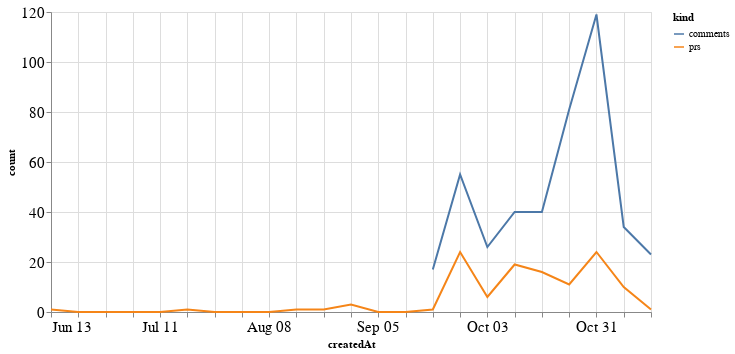

The cell this chart's notebook holds for it:
### Code cell
alt.Chart(total_time, width=600).mark_line().encode(
    x='createdAt',
    y='count',
    color='kind'
)

### Figure 1 — Vega-Lite specification as saved in the notebook (floating-point values rounded to 4 significant figures)
{"config": {"axisLeft": {"labelFontSize": 15}, "axisBottom": {"labelFontSize": 15}}, "data": {"name": "data-8211e014d500fe10c10ab8d77409b1a3"}, "mark": "line", "encoding": {"color": {"type": "nominal", "field": "kind"}, "x": {"type": "temporal", "field": "createdAt"}, "y": {"type": "quantitative", "field": "count"}}, "width": 600, "$schema": "https://vega.github.io/schema/vega-lite/v4.8.1.json", "datasets": {"data-8211e014d500fe10c10ab8d77409b1a3": [{"createdAt": "2021-06-13T00:00:00", "kind": "prs", "count": 1.0}, {"createdAt": "2021-06-20T00:00:00", "kind": "prs", "count": 0.0}, {"createdAt": "2021-06-27T00:00:00", "kind": "prs", "count": 0.0}, {"createdAt": "2021-07-04T00:00:00", "kind": "prs", "count": 0.0}, {"createdAt": "2021-07-11T00:00:00", "kind": "prs", "count": 0.0}, {"createdAt": "2021-07-18T00:00:00", "kind": "prs", "count": 1.0}, {"createdAt": "2021-07-25T00:00:00", "kind": "prs", "count": 0.0}, {"createdAt": "2021-08-01T00:00:00", "kind": "prs", "count": 0.0}, {"createdAt": "2021-08-08T00:00:00", "kind": "prs", "count": 0.0}, {"createdAt": "2021-08-15T00:00:00", "kind": "prs", "count": 1.0}, {"createdAt": "2021-08-22T00:00:00", "kind": "prs", "count": 1.0}, {"createdAt": "2021-08-29T00:00:00", "kind": "prs", "count": 3.0}, {"createdAt": "2021-09-05T00:00:00", "kind": "prs", "count": 0.0}, {"createdAt": "2021-09-12T00:00:00", "kind": "prs", "count": 0.0}, {"createdAt": "2021-09-19T00:00:00", "kind": "prs", "count": 1.0}, {"createdAt": "2021-09-26T00:00:00", "kind": "prs", "count": 24.0}, {"createdAt": "2021-10-03T00:00:00", "kind": "prs", "count": 6.0}, {"createdAt": "2021-10-10T00:00:00", "kind": "prs", "count": 19.0}, {"createdAt": "2021-10-17T00:00:00", "kind": "prs", "count": 16.0}, {"createdAt": "2021-10-24T00:00:00", "kind": "prs", "count": 11.0}, {"createdAt": "2021-10-31T00:00:00", "kind": "prs", "count": 24.0}, {"createdAt": "2021-11-07T00:00:00", "kind": "prs", "count": 10.0}, {"createdAt": "2021-11-14T00:00:00", "kind": "prs", "count": 1.0}, {"createdAt": "2021-06-13T00:00:00", "kind": "comments", "count": null}, {"createdAt": "2021-06-20T00:00:00", "kind": "comments", "count": null}, {"createdAt": "2021-06-27T00:00:00", "kind": "comments", "count": null}, {"createdAt": "2021-07-04T00:00:00", "kind": "comments", "count": null}, {"createdAt": "2021-07-11T00:00:00", "kind": "comments", "count": null}, {"createdAt": "2021-07-18T00:00:00", "kind": "comments", "count": null}, {"createdAt": "2021-07-25T00:00:00", "kind": "comments", "count": null}, {"createdAt": "2021-08-01T00:00:00", "kind": "comments", "count": null}, {"createdAt": "2021-08-08T00:00:00", "kind": "comments", "count": null}, {"createdAt": "2021-08-15T00:00:00", "kind": "comments", "count": null}, {"createdAt": "2021-08-22T00:00:00", "kind": "comments", "count": null}, {"createdAt": "2021-08-29T00:00:00", "kind": "comments", "count": null}, {"createdAt": "2021-09-05T00:00:00", "kind": "comments", "count": null}, {"createdAt": "2021-09-12T00:00:00", "kind": "comments", "count": null}, {"createdAt": "2021-09-19T00:00:00", "kind": "comments", "count": 17.0}, {"createdAt": "2021-09-26T00:00:00", "kind": "comments", "count": 55.0}, {"createdAt": "2021-10-03T00:00:00", "kind": "comments", "count": 26.0}, {"createdAt": "2021-10-10T00:00:00", "kind": "comments", "count": 40.0}, {"createdAt": "2021-10-17T00:00:00", "kind": "comments", "count": 40.0}, {"createdAt": "2021-10-24T00:00:00", "kind": "comments", "count": 81.0}, {"createdAt": "2021-10-31T00:00:00", "kind": "comments", "count": 119.0}, {"createdAt": "2021-11-07T00:00:00", "kind": "comments", "count": 34.0}, {"createdAt": "2021-11-14T00:00:00", "kind": "comments", "count": 23.0}]}}
